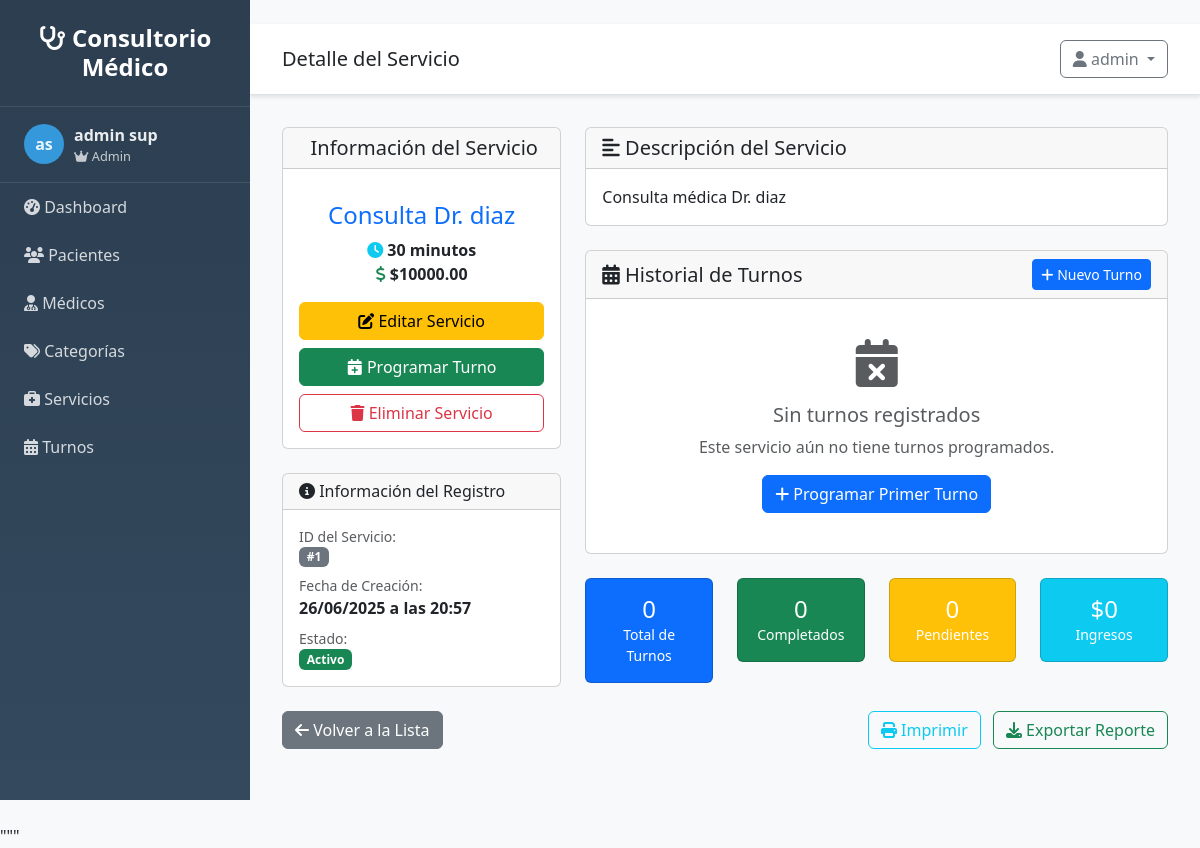
/servicios/1 (signed in), run on an earlier commit of the app's database.
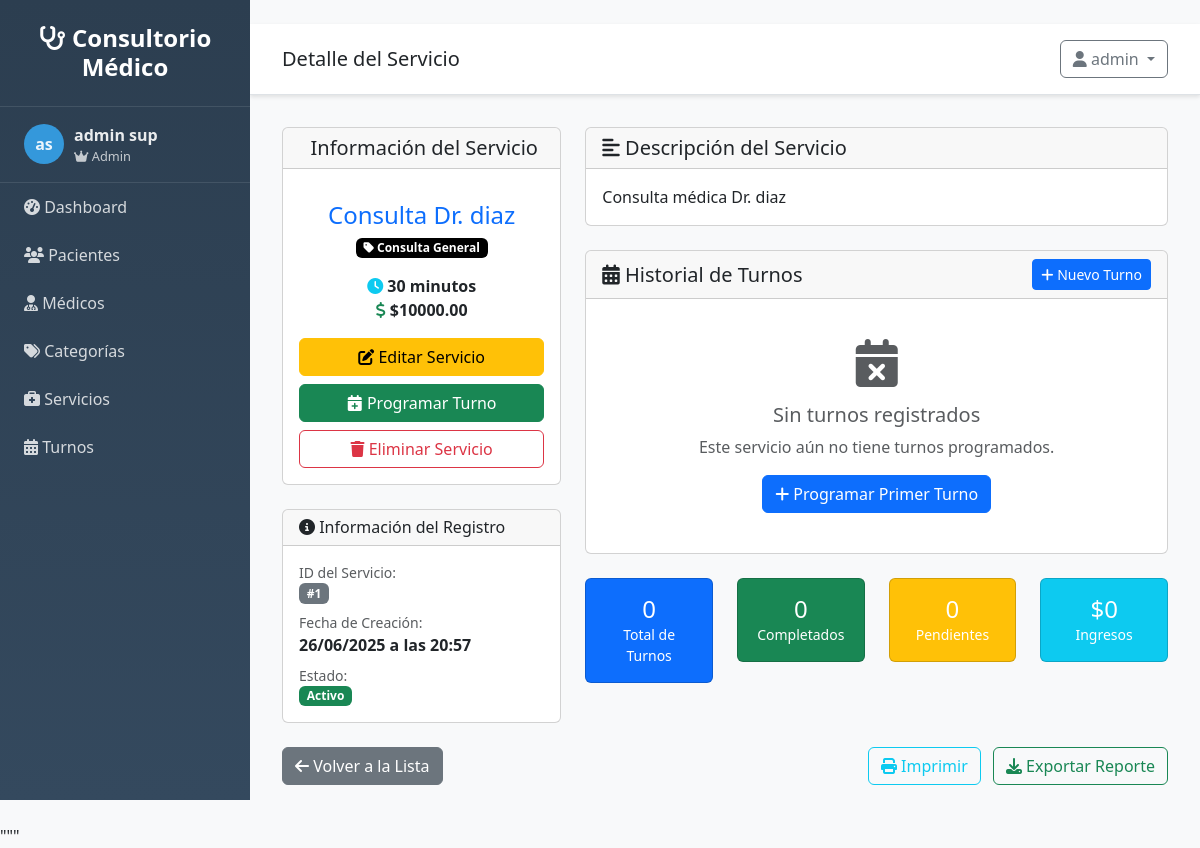
And on a later commit of the database.
### src/models/categoria.py (models this page shows, shortened)
class Categoria(db.Model):
    __tablename__ = 'categorias'
    id = db.Column(db.Integer, primary_key=True)
    nombre = db.Column(db.String(100), nullable=False, unique=True)
    descripcion = db.Column(db.Text, nullable=True)
    color = db.Column(db.String(7), default='#007bff')  # Color hexadecimal
    activo = db.Column(db.Boolean, default=True)
    fecha_creacion = db.Column(db.DateTime, default=datetime.utcnow)
    servicios = db.relationship('Servicio', backref='categoria', lazy=True)

### src/routes/servicios.py (the view)
@servicios_bp.route('/<int:id>')
@login_required
def detalle(id):
    servicio = ServicioService.get_servicio_by_id(id)
    if not servicio:
        flash('Servicio no encontrado', 'error')
        return redirect(url_for('servicios.listar'))
    return render_template('servicios/detalle.html', servicio=servicio)

### src/app.py (called while the page is built)
def create_app(config=None):
    app = Flask(__name__,
                template_folder='../templates',
                static_folder='../static')
    if config:
        app.config.update(config)
    else:
        app.config.from_object(Config)
    init_db(app)
    init_auth(app)
    @app.context_processor
    def inject_user():
        from flask_login import current_user
        return dict(
            current_user=current_user,
            today=date.today(),
            now=datetime.now()
        )
    register_blueprints(app)
    register_template_filters(app)
    register_error_handlers(app)
    @app.route('/')
    def root():
        if current_user.is_authenticated:
            return redirect(url_for('main.index'))
        return redirect(url_for('auth.login'))
    return app

### src/auth.py (called while the page is built)
@login_manager.user_loader
def load_user(user_id):
    try:
        from src.models.usuario import Usuario
        return Usuario.query.get(int(user_id))
    except:
        return None

### src/models/usuario.py (called while the page is built)
    @property
    def nombre_completo(self):
        return f"{self.nombre} {self.apellido}"

    def is_admin(self):
        return self.rol == 'admin'

### templates/servicios/detalle.html (shortened to what the changed rows need)
{% extends "base.html" %}
{% block content %}
<div class="row">
    <div class="col-md-4">
        <div class="card">
            <div class="card-body text-center">
                {% if servicio.categoria %}
                    <div class="category-info mb-3">
                        <span class="badge category-badge" style="background-color: {{ servicio.categoria.color }}; color: white;">
                            <i class="fas fa-tag"></i> {{ servicio.categoria.nombre }}
                        </span>
                    </div>
                {% endif %}
            </div>
        </div>
    </div>
</div>
{% endblock %}

What changed in the data, as far as the page shows it:
added Categoria: categoria.nombre "Consulta General"
